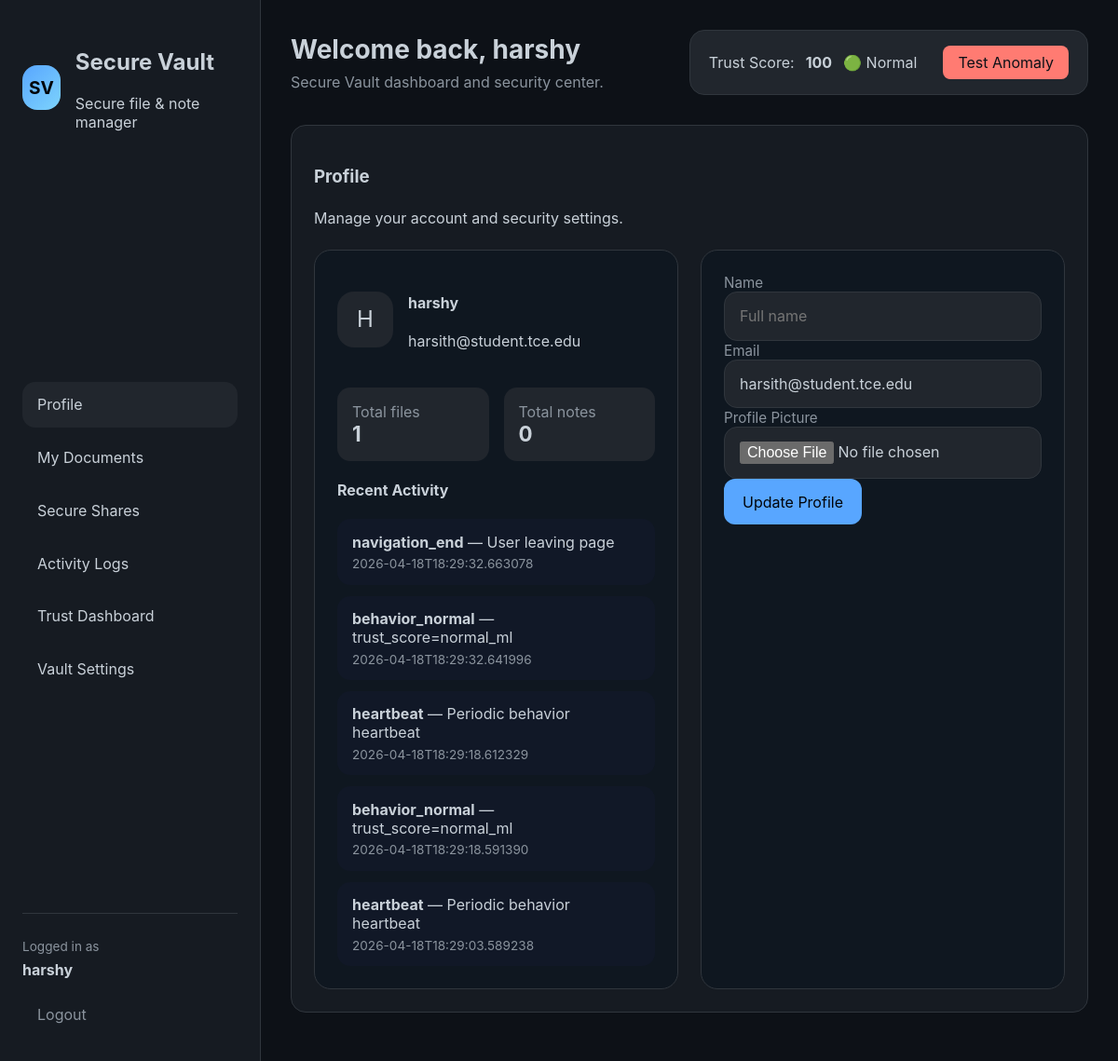
The page /dashboard (signed in) on the database as committed earlier.
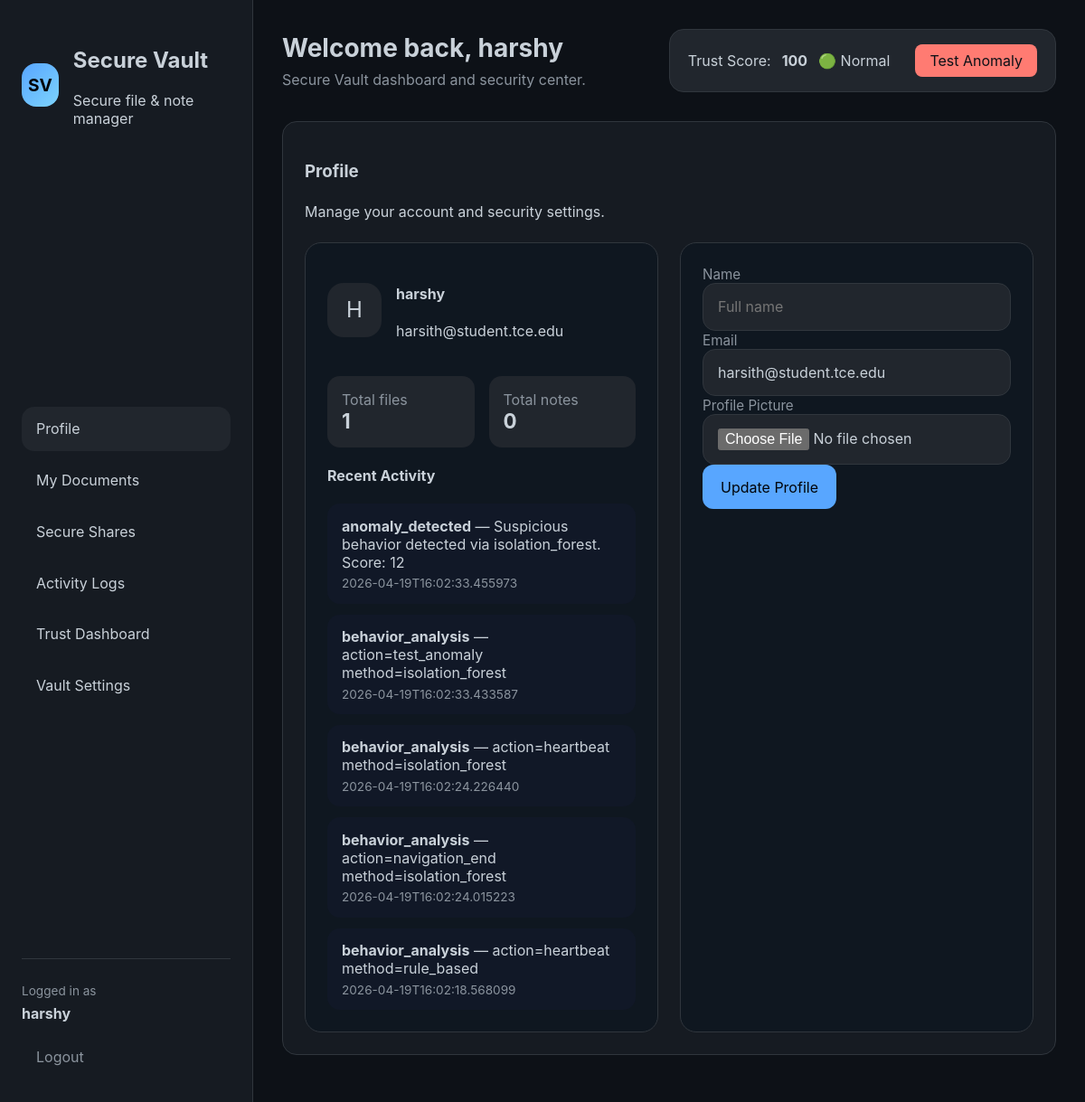
The same page on the database as committed later.
### tables this page shows
CREATE TABLE users (
            id INTEGER PRIMARY KEY AUTOINCREMENT,
            username TEXT UNIQUE NOT NULL,
            email TEXT UNIQUE NOT NULL,
            password TEXT NOT NULL,
            name TEXT DEFAULT '',
            profile_picture TEXT DEFAULT '',
            created_at TEXT DEFAULT CURRENT_TIMESTAMP
        , last_login_ip TEXT, trusted_devices TEXT, last_successful_login TEXT, twofa_secret TEXT);

CREATE TABLE behavior_logs (
            id INTEGER PRIMARY KEY AUTOINCREMENT,
            user_id INTEGER NOT NULL,
            action TEXT NOT NULL,
            details TEXT,
            timestamp TEXT DEFAULT CURRENT_TIMESTAMP, trust_score INTEGER, features TEXT, anomaly_score REAL, is_anomaly INTEGER DEFAULT 0,
            FOREIGN KEY(user_id) REFERENCES users(id)
        );

### app.py (the view)
@app.route('/dashboard')
@login_required
def dashboard():
    user = get_current_user()
    total_files_row = query_db('SELECT COUNT(*) AS count FROM files WHERE user_id = ?', [user['id']], one=True)
    total_files = dict(total_files_row)['count'] if total_files_row else 0
    total_notes_row = query_db('SELECT COUNT(*) AS count FROM notes WHERE user_id = ?', [user['id']], one=True)
    total_notes = dict(total_notes_row)['count'] if total_notes_row else 0
    recent_logs = query_db('SELECT * FROM behavior_logs WHERE user_id = ? ORDER BY timestamp DESC LIMIT 5', [user['id']])
    return render_template(
        'dashboard.html',
        user=user,
        total_files=total_files,
        total_notes=total_notes,
        recent_logs=recent_logs,
    )

### app.py (called while the page is built)
def get_db():
    db = getattr(g, '_database', None)
    if db is None:
        db = g._database = sqlite3.connect(DATABASE_PATH)
        db.row_factory = sqlite3.Row
    return db

def query_db(query, args=(), one=False):
    cur = get_db().execute(query, args)
    rv = cur.fetchall()
    cur.close()
    return (rv[0] if rv else None) if one else rv

@app.teardown_appcontext
def close_connection(exception):
    db = getattr(g, '_database', None)
    if db is not None:
        db.close()

def get_current_user():
    if 'user_id' not in session:
        return None
    user_row = query_db('SELECT * FROM users WHERE id = ?', [session['user_id']], one=True)
    return dict(user_row) if user_row else None

def login_required(f):
    @wraps(f)
    def decorated_function(*args, **kwargs):
        if 'user_id' not in session:
            return redirect(url_for('login'))
        return f(*args, **kwargs)
    return decorated_function

### templates/dashboard.html (shortened to what this page needs)
<!DOCTYPE html>
<html lang="en">
<head>
    <link rel="stylesheet" href="{{ url_for('static', filename='css/style.css') }}" />
</head>
<body>
    <div class="app-shell">
        <aside class="sidebar">
            <div class="brand">
                <div class="logo">SV</div>
                <div>
                    <h1>Secure Vault</h1>
                    <p>Secure file & note manager</p>
                </div>
            </div>
            <nav class="nav-menu">
                <a href="{{ url_for('dashboard') }}" class="nav-link {% if not profile_active and not documents_active and not secure_shares_active and not activity_active and not vault_settings_active and not notes_active and not trust_dashboard_active %}active{% endif %}">Profile</a>
                <a href="{{ url_for('documents') }}" class="nav-link {% if documents_active %}active{% endif %}">My Documents</a>
                <a href="{{ url_for('secure_shares') }}" class="nav-link {% if secure_shares_active %}active{% endif %}">Secure Shares</a>
                <a href="{{ url_for('activity_logs') }}" class="nav-link {% if activity_active %}active{% endif %}">Activity Logs</a>
                <a href="{{ url_for('trust_dashboard') }}" class="nav-link {% if trust_dashboard_active %}active{% endif %}">Trust Dashboard</a>
                <a href="{{ url_for('vault_settings') }}" class="nav-link {% if vault_settings_active %}active{% endif %}">Vault Settings</a>
            </nav>
            <div class="sidebar-footer">
                <span>Logged in as</span>
                <strong>{{ user.username }}</strong>
                <a href="{{ url_for('logout') }}" class="btn-logout">Logout</a>
            </div>
        </aside>
        <main class="content-area">
            <header class="topbar">
                <div>
                    <h2>Welcome back, {{ user.name or user.username }}</h2>
                    <p class="subtitle">Secure Vault dashboard and security center.</p>
                </div>
                <div class="trust-panel" id="trust-panel">
                    <span>Trust Score:</span>
                    <strong id="trustScore">--</strong>
                    <span id="trustLabel">Monitoring...</span>
                    <button id="testAnomalyBtn" style="margin-left: 1rem; background: var(--danger); color: #0d1117; border: none; border-radius: 8px; padding: 0.5rem 1rem; cursor: pointer;">Test Anomaly</button>
                </div>
            </header>
            <section class="page-content">
                {% if profile_active or (not profile_active and not documents_active and not secure_shares_active and not activity_active and not vault_settings_active and not notes_active and not trust_dashboard_active) %}
                <div class="panel">
                    <div class="section-header">
                        <h3>Profile</h3>
                        <span>Manage your account and security settings.</span>
                    </div>
                    <div class="grid-two">
                        <div class="card summary-card">
                            <div class="profile-meta">
                                <div class="avatar">{{ user.username[0]|upper }}</div>
                                <div>
                                    <h4>{{ user.name or user.username }}</h4>
                                    <p>{{ user.email }}</p>
                                </div>
                            </div>
                            <div class="stats-row">
                                <div>
                                    <span>Total files</span>
                                    <strong>{{ total_files }}</strong>
                                </div>
                                <div>
                                    <span>Total notes</span>
                                    <strong>{{ total_notes }}</strong>
                                </div>
                            </div>
                            <div class="recent-logs-card">
                                <h4>Recent Activity</h4>
                                {% if recent_logs %}
                                <ul>
                                    {% for log in recent_logs %}
                                    <li><strong>{{ log.action }}</strong> — {{ log.details }} <span>{{ log.timestamp }}</span></li>
                                    {% endfor %}
                                </ul>
                                {% else %}
                                <p class="empty-state">No recent activity yet.</p>
                                {% endif %}
                            </div>
                        </div>
                        <div class="card form-card">
                            <form action="{{ url_for('profile') }}" method="post" enctype="multipart/form-data">
                                <label>Name</label>
                                <input type="text" name="name" value="{{ user.name }}" placeholder="Full name" />
                                <label>Email</label>
                                <input type="email" name="email" value="{{ user.email }}" placeholder="Email address" />
                                <label>Profile Picture</label>
                                <input type="file" name="profile_picture" accept="image/*" />
                                <button type="submit" class="btn-primary">Update Profile</button>
                            </form>
                        </div>
                    </div>
                </div>
                {% endif %}
            </section>
        </main>
    </div>
</body>
</html>

### static/css/style.css (style rules this page uses)
:root { color-scheme: dark; --bg: #0d1117; --surface: #161b22; --surface-strong: #21262d; --surface-muted: #0f1720; --border: #30363d; --text: #c9d1d9; --muted: #8b949e; --accent: #58a6ff; --success: #3fb950; --danger: #ff7b72; --warning: #d29922; --radius: 16px; }
* { box-sizing: border-box; }
html, body { margin: 0; min-height: 100%; font-family: Inter, system-ui, -apple-system, BlinkMacSystemFont, 'Segoe UI', sans-serif; color: var(--text); background: var(--bg); }
a { color: var(--accent); text-decoration: none; }
button, input, select, textarea { font: inherit; }
.btn-primary, .btn-secondary, .btn-danger, .btn-logout { display: inline-flex; align-items: center; justify-content: center; border: none; border-radius: 12px; padding: 0.9rem 1.25rem; cursor: pointer; text-decoration: none; transition: transform 0.15s ease, background 0.15s ease; }
.btn-primary { background: var(--accent); color: #010409; }
.btn-logout { background: transparent; color: var(--muted); padding: 0.75rem 1rem; }
.app-shell { display: grid; grid-template-columns: 280px 1fr; min-height: 100vh; }
.sidebar { background: var(--surface); border-right: 1px solid var(--border); padding: 2rem 1.5rem; display: flex; flex-direction: column; justify-content: space-between; }
.brand { display: flex; gap: 1rem; align-items: center; }
.logo { width: 48px; height: 48px; border-radius: 16px; background: linear-gradient(135deg, var(--accent), #7dd3fc); display: grid; place-items: center; color: #010409; font-weight: 700; font-size: 1.2rem; }
.nav-menu { margin-top: 3rem; display: grid; gap: 0.5rem; }
.nav-link { display: block; padding: 0.9rem 1rem; border-radius: 14px; color: var(--text); background: transparent; }
.nav-link.active, .nav-link:hover { background: #21262d; }
.sidebar-footer { border-top: 1px solid var(--border); padding-top: 1.5rem; margin-top: 2rem; }
.sidebar-footer span { font-size: 0.85rem; color: var(--muted); }
.sidebar-footer strong { display: block; margin: 0.4rem 0 1rem; }
.content-area { padding: 2rem; }
.topbar { display: flex; align-items: center; justify-content: space-between; gap: 2rem; margin-bottom: 2rem; }
.topbar h2 { margin: 0; font-size: clamp(1.75rem, 2vw, 2.4rem); }
.subtitle { margin: 0.5rem 0 0; color: var(--muted); }
.trust-panel { background: var(--surface-strong); padding: 1rem 1.25rem; border-radius: 16px; display: inline-flex; align-items: center; gap: 0.75rem; border: 1px solid var(--border); }
.panel { background: var(--surface); border: 1px solid var(--border); border-radius: var(--radius); padding: 1.5rem; margin-bottom: 1.5rem; }
.section-header { display: flex; flex-direction: column; gap: 0.3rem; margin-bottom: 1.5rem; }
.grid-two { display: grid; grid-template-columns: repeat(2, minmax(0, 1fr)); gap: 1.5rem; }
.card { background: #0f1720; border: 1px solid var(--border); border-radius: 18px; padding: 1.5rem; }
.summary-card, .upload-card, .form-card, .table-card, .settings-card, .notes-card, .placeholder-card, .log-card, .recent-logs-card { width: 100%; }
.profile-meta { display: flex; align-items: center; gap: 1rem; margin-bottom: 1.5rem; }
.profile-meta .avatar { width: 60px; height: 60px; border-radius: 18px; display: grid; place-items: center; background: #21262d; font-size: 1.5rem; }
.stats-row { display: grid; grid-template-columns: 1fr 1fr; gap: 1rem; }
.stats-row div { background: var(--surface-strong); border-radius: 14px; padding: 1rem; }
.stats-row span { color: var(--muted); display: block; }
.stats-row strong { font-size: 1.4rem; }
label { font-size: 0.95rem; color: var(--muted); }
input, textarea { width: 100%; border-radius: 14px; border: 1px solid var(--border); background: var(--surface-strong); color: var(--text); padding: 0.95rem 1rem; }
.recent-logs-card ul { list-style: none; padding: 0; margin: 0; display: grid; gap: 0.75rem; }
.recent-logs-card li { padding: 0.9rem 1rem; border-radius: 14px; background: #111827; color: var(--text); }
.recent-logs-card li span { display: block; color: var(--muted); margin-top: 0.35rem; font-size: 0.85rem; }

Rows that differ between the two databases and show on the page:
no longer on this page (row unchanged): behavior_logs: action "navigation_end", details "User leaving page", timestamp "2026-04-18T18:29:32.663078"
no longer on this page (row unchanged): behavior_logs: action "behavior_normal", details "trust_score=normal_ml", timestamp "2026-04-18T18:29:32.641996"
no longer on this page (row unchanged): behavior_logs: action "heartbeat", details "Periodic behavior heartbeat", timestamp "2026-04-18T18:29:18.612329"
no longer on this page (row unchanged): behavior_logs: action "behavior_normal", details "trust_score=normal_ml", timestamp "2026-04-18T18:29:18.591390"
no longer on this page (row unchanged): behavior_logs: action "heartbeat", details "Periodic behavior heartbeat", timestamp "2026-04-18T18:29:03.589238"
added behavior_logs: action "anomaly_detected", details "Suspicious behavior detected via isolation_forest. Score: 12", timestamp "2026-04-19T16:02:33.455973"
added behavior_logs: action "behavior_analysis", details "action=test_anomaly method=isolation_forest", timestamp "2026-04-19T16:02:33.433587"
added behavior_logs: action "behavior_analysis", details "action=heartbeat method=isolation_forest", timestamp "2026-04-19T16:02:24.226440"
added behavior_logs: action "behavior_analysis", details "action=navigation_end method=isolation_forest", timestamp "2026-04-19T16:02:24.015223"
added behavior_logs: action "behavior_analysis", details "action=heartbeat method=rule_based", timestamp "2026-04-19T16:02:18.568099"
